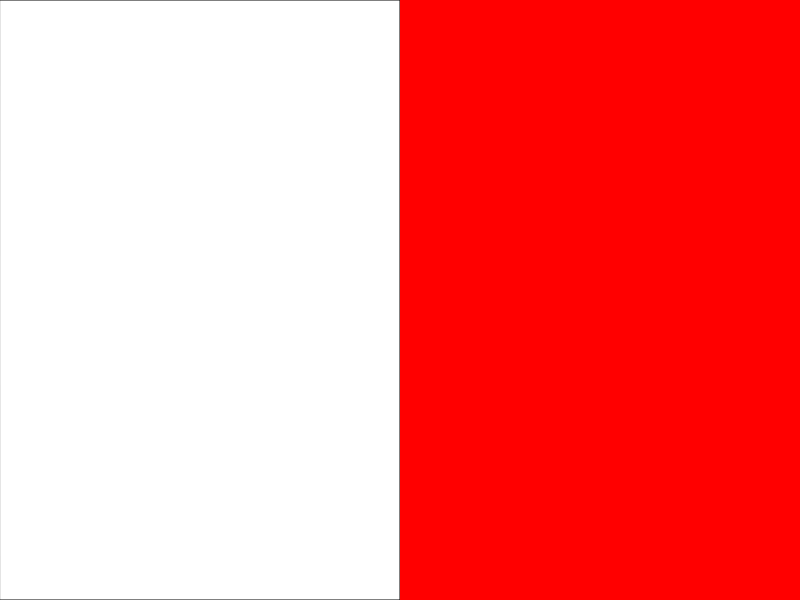
Frame 1 (no input)
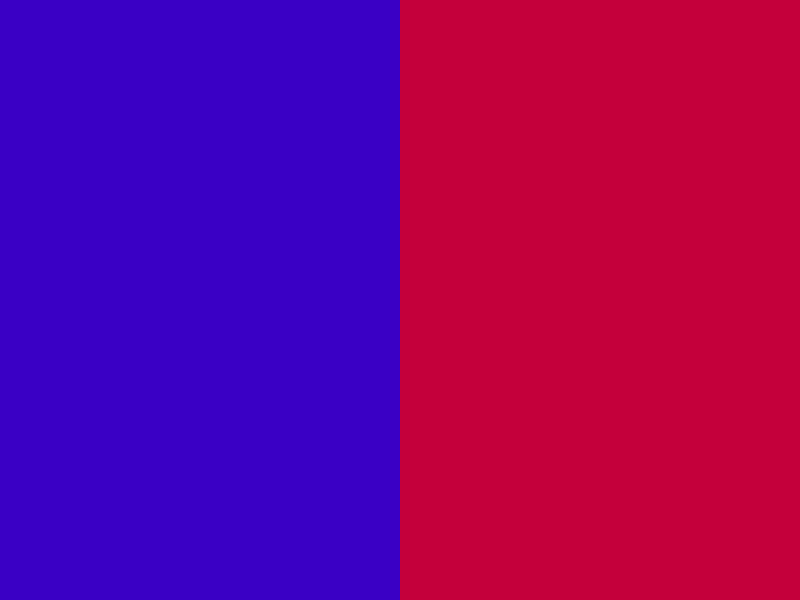
Frame 60 (no input)
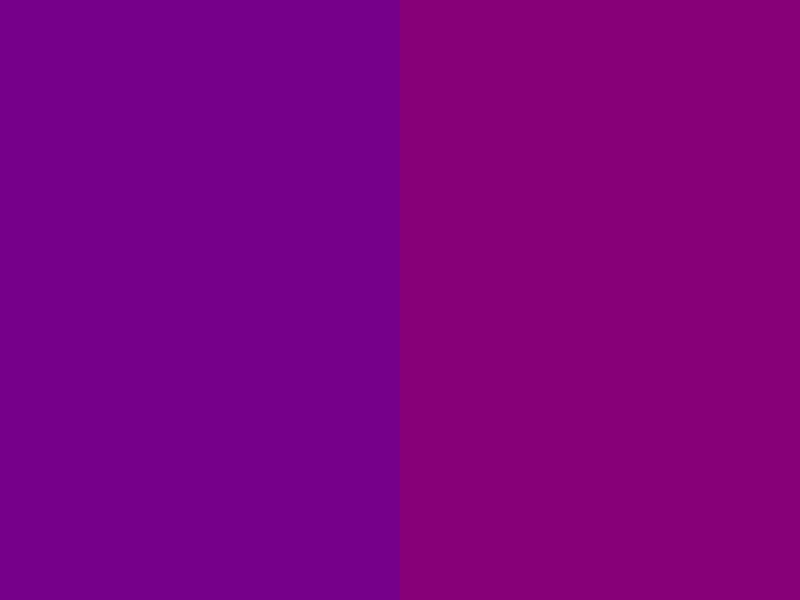
Frame 120 (the mouse pressed at the canvas centre since frame 60)

The p5.js sketch that drew these frames (run headless with seeded random() and noise() and a simulated clock; from frame 60 on, the mouse is pressed at the canvas centre):

// p5.js sketch
// ── sketch.js
var c1 = 255;
var c2 = 0;
var c1Change = -1;
var c2Change = 1;

function setup() {
  createCanvas(800, 600);
}

function draw(){
  //Draw rectangle 1
  rect(0, 0, width/2, height);
  fill(c1, 0, c2);
  noStroke();

  //Draw rectangle 2
  rect(width/2, 0, width, height);
  fill(c2, 0, c1);

  //Colour change
  c1 = c1 + c1Change;
  c2 = c2 + c2Change;

  //Change direction of colour
  if (c1 < 0 || c1 > 255) {
    c1Change *= - 1;

  if (c2 < 0 || c2 > 255);
    c2Change *= - 1;
  }
}
